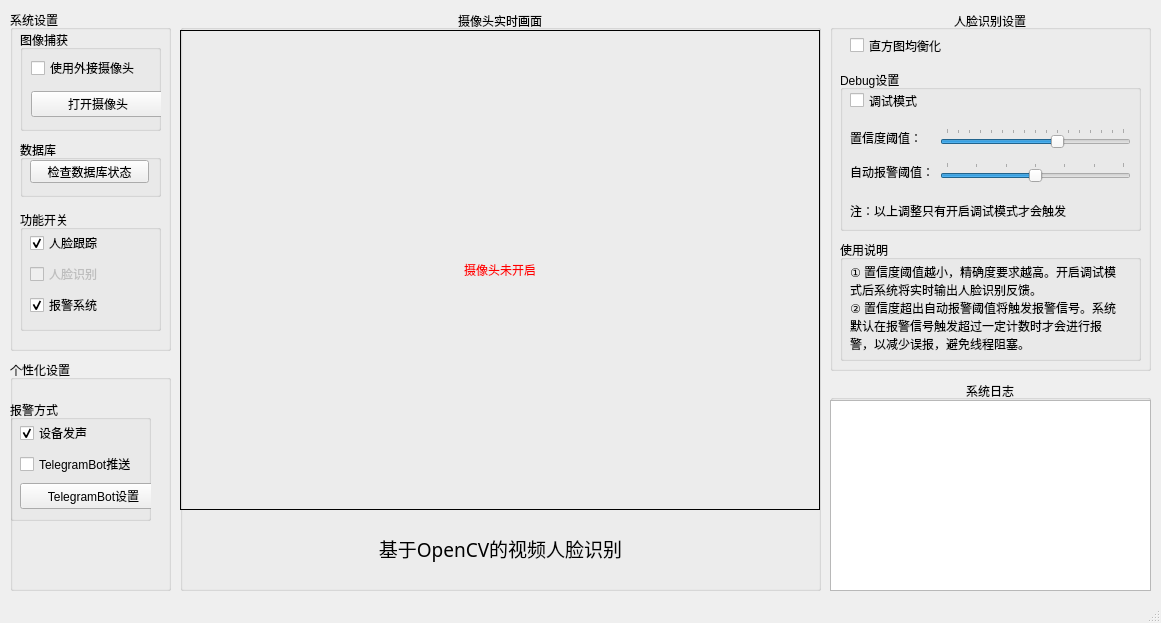
<?xml version="1.0" encoding="UTF-8"?>
<ui version="4.0">
 <class>CoreUI</class>
 <widget class="QMainWindow" name="CoreUI">
  <property name="geometry">
   <rect>
    <x>0</x>
    <y>0</y>
    <width>1161</width>
    <height>623</height>
   </rect>
  </property>
  <property name="windowTitle">
   <string>OpenCV Face Recognition System - Core</string>
  </property>
  <widget class="QWidget" name="centralwidget">
   <widget class="QGroupBox" name="faceRecognizerSettingsLogGroupBox">
    <property name="geometry">
     <rect>
      <x>830</x>
      <y>10</y>
      <width>321</width>
      <height>361</height>
     </rect>
    </property>
    <property name="title">
     <string>人脸识别设置</string>
    </property>
    <property name="alignment">
     <set>Qt::AlignCenter</set>
    </property>
    <widget class="QGroupBox" name="debugGroupBox">
     <property name="geometry">
      <rect>
       <x>10</x>
       <y>60</y>
       <width>301</width>
       <height>161</height>
      </rect>
     </property>
     <property name="title">
      <string>Debug设置</string>
     </property>
     <property name="checkable">
      <bool>false</bool>
     </property>
     <property name="checked">
      <bool>false</bool>
     </property>
     <widget class="QCheckBox" name="debugCheckBox">
      <property name="geometry">
       <rect>
        <x>10</x>
        <y>20</y>
        <width>71</width>
        <height>21</height>
       </rect>
      </property>
      <property name="text">
       <string>调试模式</string>
      </property>
     </widget>
     <widget class="QLabel" name="debugLabel">
      <property name="geometry">
       <rect>
        <x>10</x>
        <y>130</y>
        <width>221</width>
        <height>21</height>
       </rect>
      </property>
      <property name="text">
       <string>注：以上调整只有开启调试模式才会触发</string>
      </property>
     </widget>
     <widget class="QWidget" name="layoutWidget">
      <property name="geometry">
       <rect>
        <x>10</x>
        <y>50</y>
        <width>281</width>
        <height>71</height>
       </rect>
      </property>
      <layout class="QGridLayout" name="debugGridLayout">
       <item row="1" column="0">
        <widget class="QLabel" name="autoAlarmThresholdLabel">
         <property name="text">
          <string>自动报警阈值：</string>
         </property>
         <property name="alignment">
          <set>Qt::AlignLeading|Qt::AlignLeft|Qt::AlignVCenter</set>
         </property>
        </widget>
       </item>
       <item row="0" column="0">
        <widget class="QLabel" name="confidenceThresholdLabel">
         <property name="text">
          <string>置信度阈值：</string>
         </property>
         <property name="alignment">
          <set>Qt::AlignLeading|Qt::AlignLeft|Qt::AlignVCenter</set>
         </property>
        </widget>
       </item>
       <item row="1" column="1">
        <widget class="QSlider" name="autoAlarmThresholdSlider">
         <property name="minimum">
          <number>50</number>
         </property>
         <property name="maximum">
          <number>80</number>
         </property>
         <property name="singleStep">
          <number>1</number>
         </property>
         <property name="pageStep">
          <number>5</number>
         </property>
         <property name="value">
          <number>65</number>
         </property>
         <property name="orientation">
          <enum>Qt::Horizontal</enum>
         </property>
         <property name="tickPosition">
          <enum>QSlider::TicksAbove</enum>
         </property>
        </widget>
       </item>
       <item row="0" column="1">
        <widget class="QSlider" name="confidenceThresholdSlider">
         <property name="maximum">
          <number>80</number>
         </property>
         <property name="singleStep">
          <number>1</number>
         </property>
         <property name="pageStep">
          <number>5</number>
         </property>
         <property name="value">
          <number>50</number>
         </property>
         <property name="orientation">
          <enum>Qt::Horizontal</enum>
         </property>
         <property name="tickPosition">
          <enum>QSlider::TicksAbove</enum>
         </property>
        </widget>
       </item>
      </layout>
     </widget>
    </widget>
    <widget class="QGroupBox" name="tipsGroupBox">
     <property name="geometry">
      <rect>
       <x>10</x>
       <y>230</y>
       <width>301</width>
       <height>121</height>
      </rect>
     </property>
     <property name="title">
      <string>使用说明</string>
     </property>
     <widget class="QLabel" name="autoAlarmTipLabel">
      <property name="geometry">
       <rect>
        <x>10</x>
        <y>60</y>
        <width>271</width>
        <height>51</height>
       </rect>
      </property>
      <property name="text">
       <string>② 置信度超出自动报警阈值将触发报警信号。系统默认在报警信号触发超过一定计数时才会进行报警，以减少误报，避免线程阻塞。</string>
      </property>
      <property name="wordWrap">
       <bool>true</bool>
      </property>
     </widget>
     <widget class="QLabel" name="confidenceTipLabel">
      <property name="geometry">
       <rect>
        <x>10</x>
        <y>20</y>
        <width>271</width>
        <height>41</height>
       </rect>
      </property>
      <property name="text">
       <string>① 置信度阈值越小，精确度要求越高。开启调试模式后系统将实时输出人脸识别反馈。</string>
      </property>
      <property name="wordWrap">
       <bool>true</bool>
      </property>
     </widget>
    </widget>
    <widget class="QCheckBox" name="equalizeHistCheckBox">
     <property name="geometry">
      <rect>
       <x>20</x>
       <y>25</y>
       <width>101</width>
       <height>21</height>
      </rect>
     </property>
     <property name="text">
      <string>直方图均衡化</string>
     </property>
    </widget>
   </widget>
   <widget class="QGroupBox" name="systemSettingsGroupBox">
    <property name="geometry">
     <rect>
      <x>10</x>
      <y>10</y>
      <width>161</width>
      <height>341</height>
     </rect>
    </property>
    <property name="title">
     <string>系统设置</string>
    </property>
    <widget class="QGroupBox" name="functionGroupBox">
     <property name="geometry">
      <rect>
       <x>10</x>
       <y>200</y>
       <width>141</width>
       <height>121</height>
      </rect>
     </property>
     <property name="title">
      <string>功能开关</string>
     </property>
     <widget class="QWidget" name="layoutWidget_3">
      <property name="geometry">
       <rect>
        <x>10</x>
        <y>20</y>
        <width>121</width>
        <height>91</height>
       </rect>
      </property>
      <layout class="QVBoxLayout" name="functionVerticalLayout">
       <item>
        <widget class="QCheckBox" name="faceTrackerCheckBox">
         <property name="enabled">
          <bool>true</bool>
         </property>
         <property name="text">
          <string>人脸跟踪</string>
         </property>
         <property name="checked">
          <bool>true</bool>
         </property>
        </widget>
       </item>
       <item>
        <widget class="QCheckBox" name="faceRecognizerCheckBox">
         <property name="enabled">
          <bool>false</bool>
         </property>
         <property name="toolTip">
          <string>数据库未完成初始化，请检查</string>
         </property>
         <property name="text">
          <string>人脸识别</string>
         </property>
        </widget>
       </item>
       <item>
        <widget class="QCheckBox" name="panalarmCheckBox">
         <property name="text">
          <string>报警系统</string>
         </property>
         <property name="checked">
          <bool>true</bool>
         </property>
        </widget>
       </item>
      </layout>
     </widget>
    </widget>
    <widget class="QGroupBox" name="webcamGroupBox">
     <property name="geometry">
      <rect>
       <x>10</x>
       <y>20</y>
       <width>141</width>
       <height>101</height>
      </rect>
     </property>
     <property name="title">
      <string>图像捕获</string>
     </property>
     <widget class="QWidget" name="layoutWidget_4">
      <property name="geometry">
       <rect>
        <x>11</x>
        <y>21</y>
        <width>134</width>
        <height>71</height>
       </rect>
      </property>
      <layout class="QVBoxLayout" name="webcamVerticalLayout">
       <item>
        <widget class="QCheckBox" name="useExternalCameraCheckBox">
         <property name="text">
          <string>使用外接摄像头</string>
         </property>
        </widget>
       </item>
       <item>
        <widget class="QPushButton" name="startWebcamButton">
         <property name="cursor">
          <cursorShape>PointingHandCursor</cursorShape>
         </property>
         <property name="text">
          <string>打开摄像头</string>
         </property>
         <property name="autoDefault">
          <bool>false</bool>
         </property>
         <property name="default">
          <bool>false</bool>
         </property>
         <property name="flat">
          <bool>false</bool>
         </property>
        </widget>
       </item>
      </layout>
     </widget>
    </widget>
    <widget class="QGroupBox" name="dbGroupBox">
     <property name="geometry">
      <rect>
       <x>10</x>
       <y>130</y>
       <width>141</width>
       <height>57</height>
      </rect>
     </property>
     <property name="title">
      <string>数据库</string>
     </property>
     <widget class="QPushButton" name="initDbButton">
      <property name="geometry">
       <rect>
        <x>10</x>
        <y>20</y>
        <width>119</width>
        <height>23</height>
       </rect>
      </property>
      <property name="cursor">
       <cursorShape>PointingHandCursor</cursorShape>
      </property>
      <property name="text">
       <string>检查数据库状态</string>
      </property>
      <property name="autoDefault">
       <bool>false</bool>
      </property>
     </widget>
    </widget>
   </widget>
   <widget class="QGroupBox" name="personalizedSettingsGroupBox">
    <property name="geometry">
     <rect>
      <x>10</x>
      <y>360</y>
      <width>161</width>
      <height>231</height>
     </rect>
    </property>
    <property name="title">
     <string>个性化设置</string>
    </property>
    <widget class="QGroupBox" name="alarmWaysGroupBox">
     <property name="geometry">
      <rect>
       <x>0</x>
       <y>40</y>
       <width>141</width>
       <height>121</height>
      </rect>
     </property>
     <property name="title">
      <string>报警方式</string>
     </property>
     <property name="checkable">
      <bool>false</bool>
     </property>
     <widget class="QWidget" name="layoutWidget_2">
      <property name="geometry">
       <rect>
        <x>10</x>
        <y>20</y>
        <width>147</width>
        <height>91</height>
       </rect>
      </property>
      <layout class="QVBoxLayout" name="alarmWaysVerticalLayout">
       <item>
        <widget class="QCheckBox" name="bellCheckBox">
         <property name="text">
          <string>设备发声</string>
         </property>
         <property name="checked">
          <bool>true</bool>
         </property>
        </widget>
       </item>
       <item>
        <widget class="QCheckBox" name="telegramBotPushCheckBox">
         <property name="text">
          <string>TelegramBot推送</string>
         </property>
        </widget>
       </item>
       <item>
        <widget class="QPushButton" name="telegramBotSettingsButton">
         <property name="text">
          <string>TelegramBot设置</string>
         </property>
         <property name="autoDefault">
          <bool>false</bool>
         </property>
        </widget>
       </item>
      </layout>
     </widget>
    </widget>
   </widget>
   <widget class="QGroupBox" name="logGroupBox">
    <property name="geometry">
     <rect>
      <x>830</x>
      <y>380</y>
      <width>321</width>
      <height>211</height>
     </rect>
    </property>
    <property name="title">
     <string>系统日志</string>
    </property>
    <property name="alignment">
     <set>Qt::AlignCenter</set>
    </property>
    <widget class="QTextEdit" name="logTextEdit">
     <property name="geometry">
      <rect>
       <x>0</x>
       <y>20</y>
       <width>321</width>
       <height>191</height>
      </rect>
     </property>
    </widget>
   </widget>
   <widget class="QGroupBox" name="realTimeCaptureGroupBox">
    <property name="geometry">
     <rect>
      <x>180</x>
      <y>10</y>
      <width>641</width>
      <height>581</height>
     </rect>
    </property>
    <property name="title">
     <string>摄像头实时画面</string>
    </property>
    <property name="alignment">
     <set>Qt::AlignCenter</set>
    </property>
    <property name="flat">
     <bool>false</bool>
    </property>
    <widget class="QLabel" name="realTimeCaptureLabel">
     <property name="geometry">
      <rect>
       <x>0</x>
       <y>20</y>
       <width>640</width>
       <height>480</height>
      </rect>
     </property>
     <property name="frameShape">
      <enum>QFrame::Box</enum>
     </property>
     <property name="text">
      <string>&lt;font color=red&gt;摄像头未开启&lt;/font&gt;</string>
     </property>
     <property name="alignment">
      <set>Qt::AlignCenter</set>
     </property>
    </widget>
    <widget class="QLabel" name="aboutLabel">
     <property name="geometry">
      <rect>
       <x>50</x>
       <y>520</y>
       <width>541</width>
       <height>36</height>
      </rect>
     </property>
     <property name="font">
      <font>
       <family>楷体</family>
       <pointsize>14</pointsize>
      </font>
     </property>
     <property name="text">
      <string>基于OpenCV的视频人脸识别</string>
     </property>
     <property name="alignment">
      <set>Qt::AlignCenter</set>
     </property>
    </widget>
   </widget>
  </widget>
  <widget class="QStatusBar" name="statusbar"/>
 </widget>
 <resources/>
 <connections/>
</ui>
